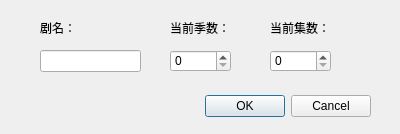
<?xml version="1.0" encoding="UTF-8"?>
<ui version="4.0">
 <class>tv_input</class>
 <widget class="QDialog" name="tv_input">
  <property name="geometry">
   <rect>
    <x>0</x>
    <y>0</y>
    <width>400</width>
    <height>134</height>
   </rect>
  </property>
  <property name="windowTitle">
   <string>Dialog</string>
  </property>
  <widget class="QDialogButtonBox" name="buttonBox">
   <property name="geometry">
    <rect>
     <x>30</x>
     <y>90</y>
     <width>341</width>
     <height>32</height>
    </rect>
   </property>
   <property name="orientation">
    <enum>Qt::Horizontal</enum>
   </property>
   <property name="standardButtons">
    <set>QDialogButtonBox::Cancel|QDialogButtonBox::Ok</set>
   </property>
  </widget>
  <widget class="QLabel" name="label">
   <property name="geometry">
    <rect>
     <x>40</x>
     <y>20</y>
     <width>55</width>
     <height>16</height>
    </rect>
   </property>
   <property name="text">
    <string>剧名：</string>
   </property>
  </widget>
  <widget class="QLabel" name="label_2">
   <property name="geometry">
    <rect>
     <x>170</x>
     <y>20</y>
     <width>71</width>
     <height>16</height>
    </rect>
   </property>
   <property name="text">
    <string>当前季数：</string>
   </property>
  </widget>
  <widget class="QLabel" name="label_3">
   <property name="geometry">
    <rect>
     <x>270</x>
     <y>20</y>
     <width>71</width>
     <height>16</height>
    </rect>
   </property>
   <property name="text">
    <string>当前集数：</string>
   </property>
  </widget>
  <widget class="QLineEdit" name="lineEdit">
   <property name="geometry">
    <rect>
     <x>40</x>
     <y>50</y>
     <width>101</width>
     <height>22</height>
    </rect>
   </property>
  </widget>
  <widget class="QSpinBox" name="spinBox_season">
   <property name="geometry">
    <rect>
     <x>170</x>
     <y>50</y>
     <width>61</width>
     <height>22</height>
    </rect>
   </property>
  </widget>
  <widget class="QSpinBox" name="spinBox_chapter">
   <property name="geometry">
    <rect>
     <x>270</x>
     <y>50</y>
     <width>61</width>
     <height>22</height>
    </rect>
   </property>
  </widget>
 </widget>
 <resources/>
 <connections>
  <connection>
   <sender>buttonBox</sender>
   <signal>accepted()</signal>
   <receiver>tv_input</receiver>
   <slot>accept()</slot>
   <hints>
    <hint type="sourcelabel">
     <x>248</x>
     <y>254</y>
    </hint>
    <hint type="destinationlabel">
     <x>157</x>
     <y>274</y>
    </hint>
   </hints>
  </connection>
  <connection>
   <sender>buttonBox</sender>
   <signal>rejected()</signal>
   <receiver>tv_input</receiver>
   <slot>reject()</slot>
   <hints>
    <hint type="sourcelabel">
     <x>316</x>
     <y>260</y>
    </hint>
    <hint type="destinationlabel">
     <x>286</x>
     <y>274</y>
    </hint>
   </hints>
  </connection>
 </connections>
</ui>
